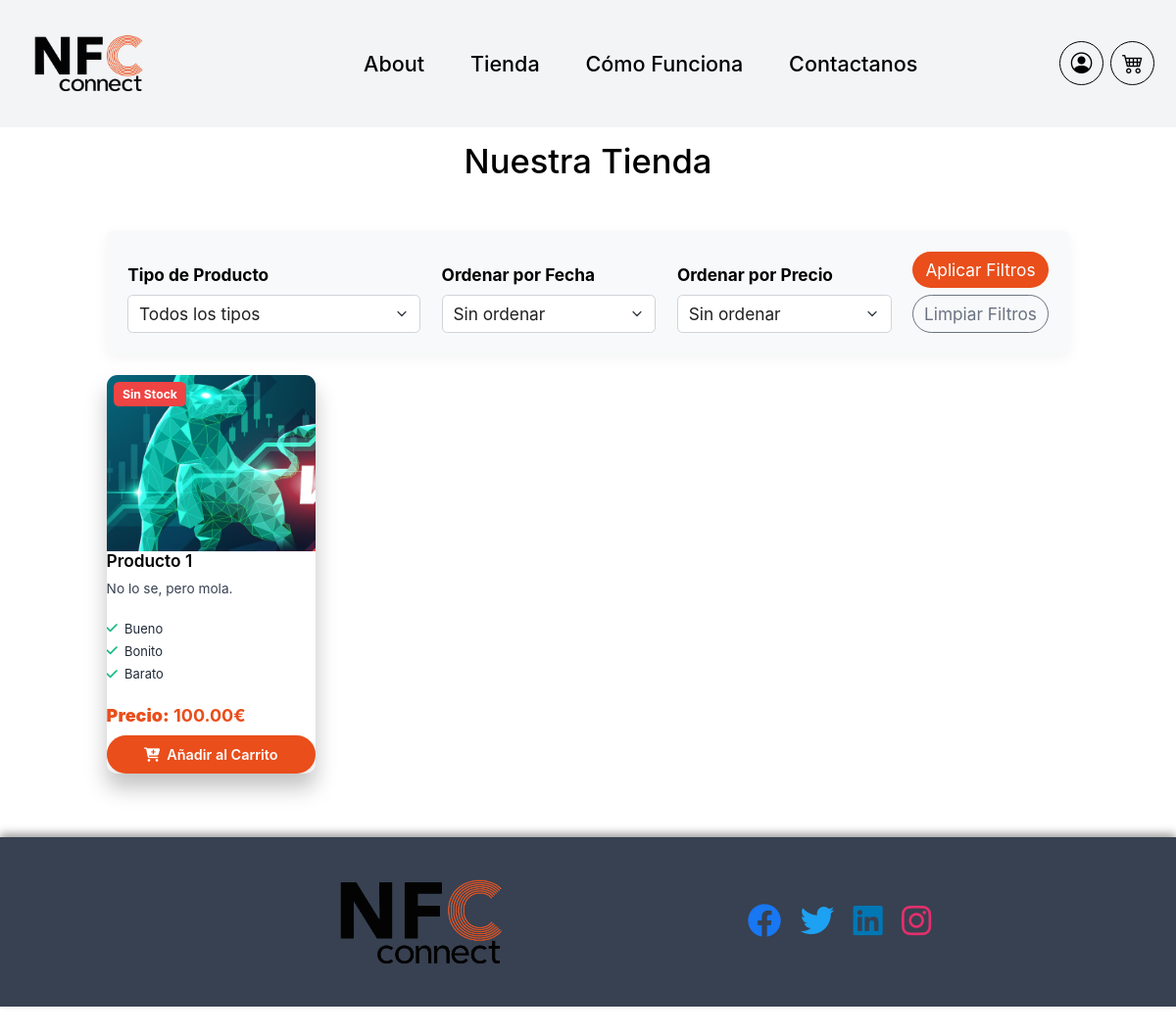
/store, run on an earlier commit of the app's database.
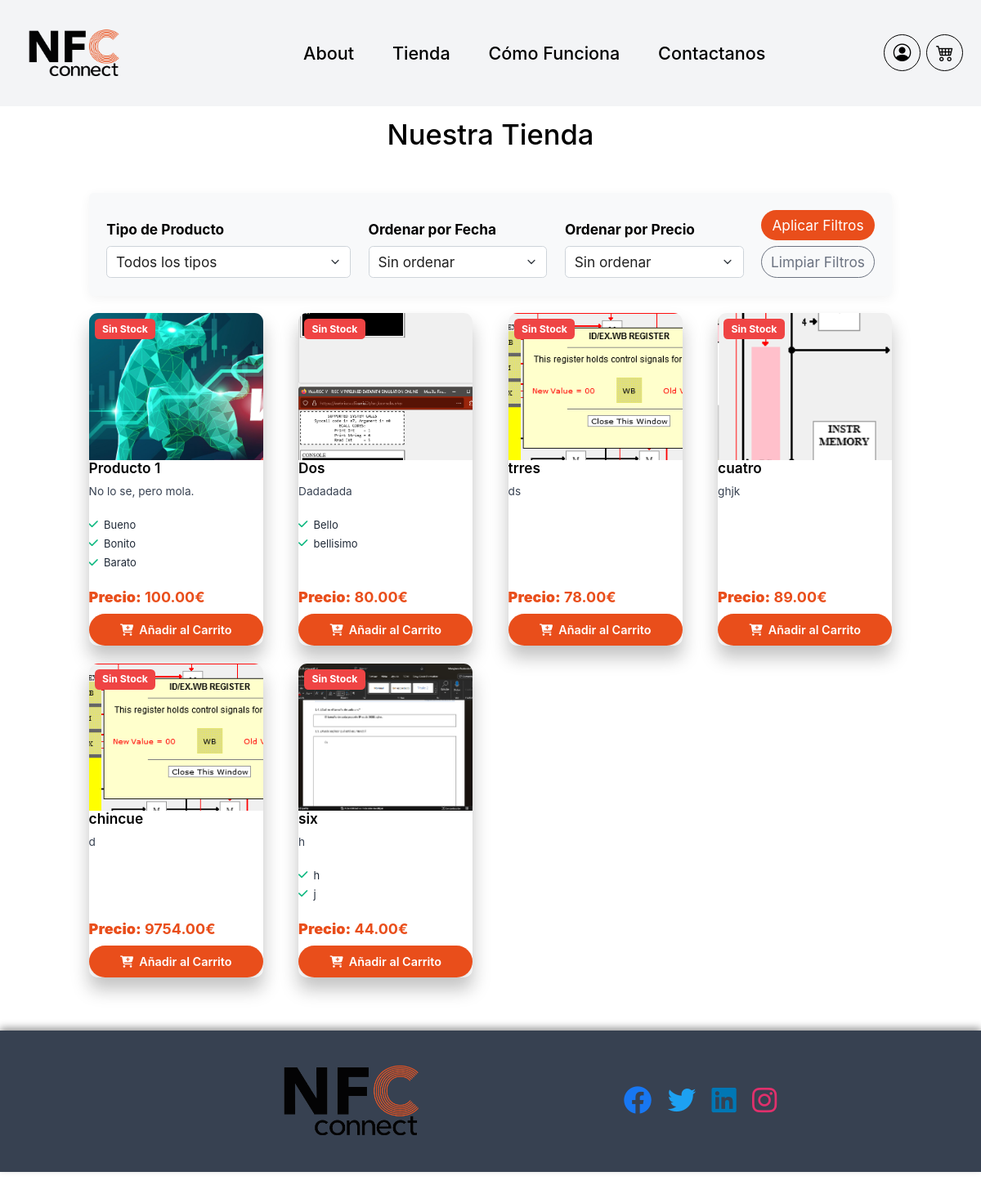
And on a later commit of the database.
### app/models.py (models this page shows, shortened)
class Product(db.Model):
    __tablename__ = 'product'
    id = db.Column(db.Integer, primary_key=True)
    name = db.Column(db.String(150), nullable=False)
    description = db.Column(db.Text, nullable=False)
    features = db.Column(db.Text, nullable=True)
    type = db.Column(db.String(50), nullable=False, default='NFC')
    image_file = db.Column(db.String(20), nullable=True, default='default_product.jpg')
    discount = db.Column(db.Float, nullable=True, default=0)
    price = db.Column(db.Float, nullable=False)
    stock = db.Column(db.Integer, nullable=False, default=0)
    date_added = db.Column(db.DateTime, default=datetime.utcnow)
    cart_items = db.relationship('CartItem', backref='product', lazy=True)
    images = db.relationship('ProductImage', backref='product', lazy=True)
    def get_features_list(self):
        if self.features:
            try:
                return json.loads(self.features)
            except json.JSONDecodeError:
                return []
        return []

### app/routes.py (the view)
@app.route('/store', methods=['GET'])
@app.route('/<lang_code>/store', methods=['GET'])
def store(lang_code=None):
    product_type = request.args.get('type', None)
    date_sort = request.args.get('date_sort', None)
    price_sort = request.args.get('price_sort', None)
    query = Product.query
    if product_type:
        query = query.filter_by(type=product_type)
    if date_sort:
        if date_sort == 'asc':
            query = query.order_by(asc(Product.date_added))
        elif date_sort == 'desc':
            query = query.order_by(desc(Product.date_added))
    if price_sort:
        if price_sort == 'asc':
            query = query.order_by(asc(Product.price))
        elif price_sort == 'desc':
            query = query.order_by(desc(Product.price))
    products = query.all()
    all_types = Product.query.with_entities(Product.type).distinct().all()
    all_features = set()
    for product in Product.query.all():
        if product.features:
            try:
                features_list = json.loads(product.features)
                for feature in features_list:
                    all_features.add(feature)
            except json.JSONDecodeError:
                pass  # En caso de que haya un error en la conversión
    return render_template('store.html', products=products, all_types=all_types, all_features=sorted(all_features), lang_code=lang_code)

### app/forms.py
class LogoutForm(FlaskForm):
    submit = SubmitField('Logout')

class AddToCartForm(FlaskForm):
    submit = SubmitField('Añadir al Carrito')

### app/routes.py (called while the page is built)
@app.before_request
def parse_url():
    path = request.path
    g.lang_code = 'en'
    if path.startswith('/es'):
        g.lang_code = 'es'
    elif path.startswith('/en'):
        if len(path) == 3:
            return redirect('/', code=301)
        path = path[3:]
        return redirect(path, code=301)
    return None

@app.context_processor
def inject_logout_form():
    logout_form = LogoutForm()
    return dict(logout_form=logout_form)

@app.context_processor
def inject_add_to_cart_form():
    form = AddToCartForm()
    return dict(add_to_cart_form=form)

### app/utils.py (called while the page is built)
def url_for_locale(url, lang):
    out = url_for(url)
    if lang != 'en':
        if out == '/':
            out = '/es'
        else:
            out = '/es' + out
    return out

### app/templates/store.html (shortened to what this page needs)
{% extends "app.html" %}
{% block content %}
<main>
    <section class="store-section py-5">
        <div class="container" style="padding-top: 7rem;">
            <div class="row mb-5 text-center">
                <div class="col-12">
                    <h2 class="section-title">{{ _('Nuestra Tienda') }}</h2>
                </div>
            </div>
            <div class="row mb-4">
                <div class="col-12">
                    <form method="GET" action="{{ url_for('store', lang_code=lang_code) }}" class="filter-form p-4 rounded">
                        <div class="row g-4 align-items-end">
                            <div class="col-md-4">
                                <label for="type" class="form-label fw-bold">{{ _('Tipo de Producto') }}</label>
                                <select name="type" id="type" class="form-select">
                                    <option value="">{{ _('Todos los tipos') }}</option>
                                </select>
                            </div>
                            <div class="col-md-3">
                                <label for="date_sort" class="form-label fw-bold">{{ _('Ordenar por Fecha') }}</label>
                                <select name="date_sort" id="date_sort" class="form-select">
                                    <option value="">{{ _('Sin ordenar') }}</option>
                                </select>
                            </div>
                            <div class="col-md-3">
                                <label for="price_sort" class="form-label fw-bold">{{ _('Ordenar por Precio') }}</label>
                                <select name="price_sort" id="price_sort" class="form-select">
                                    <option value="">{{ _('Sin ordenar') }}</option>
                                </select>
                            </div>
                            <div class="col-md-2 d-flex flex-column">
                                <button type="submit" class="btn btn-primary mb-2">{{ _('Aplicar Filtros') }}</button>
                                <a href="{{ url_for('store', lang_code=lang_code) }}" class="btn btn-outline-secondary">{{ _('Limpiar Filtros') }}</a>
                            </div>
                        </div>
                    </form>
                </div>
            </div>
            <div class="row">
                {% if products %}
                    {% for product in products %}
                    <div class="col-lg-3 col-md-4 col-sm-6 mb-4" data-aos="fade-up">
                        <div class="card h-100 shadow-sm">
                            <div class="position-relative">
                                {% if product.stock == 0 %}
                                <span class="position-absolute top-0 start-0 badge bg-danger m-2">Sin Stock</span>
                                {% elif product.stock < 5 %}
                                <span class="position-absolute top-0 start-0 badge bg-warning m-2">¡Últimas Unidades!</span>
                                {% elif product.discount > 0 %}
                                <span class="position-absolute top-0 start-0 badge bg-success m-2">-{{ product.discount }}%</span>
                                {% endif %}
                                <a href="{{ url_for('product_detail', product_id=product.id) }}">
                                    <img src="{{ url_for('static', filename='img/' ~ product.image_file) }}" class="card-img-top product-image" alt="{{ product.name }}">
                                </a>
                            </div>
                            <div class="card-body d-flex flex-column">
                                <h5 class="card-title">
                                    <a href="{{ url_for('product_detail', product_id=product.id) }}" class="text-decoration-none text-dark">
                                        {{ product.name }}
                                    </a>
                                </h5>
                                <p class="card-text">{{ product.description }}</p>
                                <ul class="list-unstyled mt-2 mb-3">
                                    {% if product.features %}
                                    {% for feature in product.get_features_list() %}
                                    <li class="mb-1"><i class="fas fa-check text-success me-2"></i>{{ feature }}</li>
                                    {% endfor %}
                                    {% endif %}
                                </ul>
                                <div class="mt-auto">
                                    <p class="price mb-2"><strong>{{ _('Precio') }}:</strong>
                                        {% if product.discount > 0 %}
                                            <span class="text-muted text-decoration-line-through">{{ "%.2f"|format(product.price) }}€</span>
                                            <span class="text-danger">{{ "%.2f"|format(product.price * (1 - product.discount / 100)) }}€</span>
                                        {% else %}
                                            <span>{{ "%.2f"|format(product.price) }}€</span>
                                        {% endif %}
                                    </p>
                                    <form action="{{ url_for('add_to_cart', product_id=product.id) }}" method="POST" class="text-center">
                                        <button type="submit" class="btn btn-custom w-100" onclick="handleAddToCart(event, '{{ product.id }}')">
                                            <i class="fas fa-cart-plus me-2"></i>{{ _('Añadir al Carrito') }}
                                        </button>
                                    </form>
                                </div>
                            </div>
                        </div>
                    </div>
                    {% endfor %}
                {% else %}
                    <div class="col-12 text-center">
                        <p class="lead">{{ _('No se encontraron productos con los filtros seleccionados.') }}</p>
                    </div>
                {% endif %}
            </div>
        </div>
    </section>
</main>
{% endblock %}
{% block scripts %}
<link href="https://cdn.jsdelivr.net/npm/aos@2.3.4/dist/aos.css" rel="stylesheet">
{% endblock %}

### app/templates/app.html (shortened to what this page needs)
<!doctype html>
<html class="h-100" lang="{{ g.lang_code }}">
<head>
    <link href="https://cdn.jsdelivr.net/npm/bootstrap@5.3.0/dist/css/bootstrap.min.css" rel="stylesheet">
    <link rel="stylesheet" href="https://cdnjs.cloudflare.com/ajax/libs/font-awesome/6.4.0/css/all.min.css">
    <link rel="stylesheet" href="https://cdn.jsdelivr.net/npm/bootstrap-icons@1.10.5/font/bootstrap-icons.css">
    <link rel="stylesheet" href="{{ url_for('static', filename='css/theme.css') }}">
    <link rel="stylesheet" href="{{ url_for('static', filename='css/style.css') }}">
    <link rel="stylesheet" href="https://unpkg.com/swiper/swiper-bundle.min.css" />
</head>
<body class="bg-white text-dark mt-0 d-flex flex-column min-vh-100 {% block body_class %}{% endblock %}" data-bs-spy="scroll" data-bs-target="#navScroll" style="zoom: 90%;">
    {% include 'layout/navbar.html' %}
    <main class="flex-grow-1">
        {% block content %}
        {% endblock %}
    </main>
    {% block footer %}
        {% include 'layout/footer.html' %}
    {% endblock %}
    {% block scripts %}
    {% endblock %}
</body>
</html>

### app/templates/layout/navbar.html (shortened to what this page needs)
{% set navbar_size = navbar_size if navbar_size is defined else 'default' %}
<nav id="navScroll" class="navbar navbar-light bg-light fixed-top navbar-expand-sm {% if navbar_size == 'small' %}navbar-small{% endif %}" tabindex="10">
    <div class="container-fluid d-flex justify-content-between align-items-center">
        <a class="navbar-brand pe-md-4 {% if navbar_size == 'small' %}fs-6{% else %}fs-4{% endif %} col-md-auto text-center" href="{{ url_for_locale('index', g.lang_code) }}">
            <img src="{{ url_for('static', filename='nfc_connect_logo.png') }}" alt="Logo" class="d-inline-block align-top" style="scale: 0.8;">
        </a>
        <div class="offcanvas offcanvas-end bg-light" tabindex="-1" id="offcanvasNavbar" aria-labelledby="offcanvasNavbarLabel">
            <div class="offcanvas-body">
                <ul class="navbar-nav flex-column flex-lg-row mx-auto mb-0 mb-lg-0">
                    <li class="nav-item">
                        <a class="nav-link text-dark {% if navbar_size == 'small' %}fs-6{% else %}fs-5{% endif %}" href="{{ url_for_locale('about', lang=g.lang_code) }}" aria-label="About">
                            {{ _('About') }}
                        </a>
                    </li>
                    <li class="nav-item">
                        <a class="nav-link text-dark {% if navbar_size == 'small' %}fs-6{% else %}fs-5{% endif %}" href="{{ url_for_locale('store', lang=g.lang_code) }}" aria-label="Tienda">
                            {{ _('Tienda') }}
                        </a>
                    </li>
                    <li class="nav-item">
                        <a class="nav-link text-dark {% if navbar_size == 'small' %}fs-6{% else %}fs-5{% endif %}" href="{{ url_for_locale('how_it_works', lang=g.lang_code) }}" aria-label="Cómo Funciona">
                            {{ _('Cómo Funciona') }}
                        </a>
                    </li>
                    <li class="nav-item">
                        <a class="nav-link text-dark {% if navbar_size == 'small' %}fs-6{% else %}fs-5{% endif %}" href="{{ url_for_locale('contact_page', lang=g.lang_code) }}" aria-label="Contactanos">
                            {{ _('Contactanos') }}
                        </a>
                    </li>
                </ul>
                <div class="d-none d-lg-flex align-items-center">
                    {% if current_user.is_authenticated %}
                        <a class="btn btn-contact text-dark border-dark me-2 {% if navbar_size == 'small' %}fs-6{% else %}fs-5{% endif %}" href="{{ url_for_locale('dashboard', g.lang_code) }}" aria-label="Dashboard" title="Dashboard">
                            <i class="bi bi-speedometer2" style="font-size: 1.5rem;"></i>
                        </a>
                        <form action="{{ url_for_locale('logout', g.lang_code) }}" method="POST" style="display: inline;">
                            {{ logout_form.hidden_tag() }}
                            <a class="btn btn-contact text-dark border-dark {% if navbar_size == 'small' %}fs-6{% else %}fs-5{% endif %}" href="{{ url_for_locale('cart_view', g.lang_code) }}" aria-label="Carrito de Compras" title="Carrito de Compras">
                                <i class="bi bi-cart4" style="font-size: 1.5rem;"></i>
                            </a>
                            <button type="submit" class="btn btn-contact text-dark border-dark {% if navbar_size == 'small' %}fs-6{% else %}fs-5{% endif %}" aria-label="Logout" title="Logout">
                                <i class="bi bi-box-arrow-right" style="font-size: 1.5rem;"></i>
                            </button>
                        </form>
                    {% else %}
                        <a class="btn btn-contact text-dark border-dark me-2 {% if navbar_size == 'small' %}fs-6{% else %}fs-5{% endif %}" href="{{ url_for_locale('login', g.lang_code) }}" aria-label="Login" title="Login">
                            <i class="bi bi-person-circle" style="font-size: 1.5rem;"></i>
                        </a>
                        <a class="btn btn-contact text-dark border-dark {% if navbar_size == 'small' %}fs-6{% else %}fs-5{% endif %}" href="{{ url_for_locale('cart_view', g.lang_code) }}" aria-label="Carrito de Compras" title="Carrito de Compras">
                            <i class="bi bi-cart4" style="font-size: 1.5rem;"></i>
                        </a>
                    {% endif %}
                </div>
            </div>
        </div>
    </nav>

### app/templates/layout/footer.html (shortened to what this page needs)
{% block navbar %}
<footer class="footer" style="box-shadow: 0 -5px 10px rgba(0, 0, 0, 0.4);">
    <div class="container py-3">
        <div class="row flex-column flex-md-row justify-content-center align-items-center">
            <div class="col-12 col-md-6 mb-3 mb-md-0 text-center">
                <a class="navbar-brand d-flex justify-content-center align-items-center" href="{{ url_for_locale('index', g.lang_code) }}">
                    <img src="{{ url_for('static', filename='nfc_connect_logo.png') }}" alt="Logo" class="d-inline-block align-top" style="transform: scale(1.2)">
                </a>
            </div>
            <div class="col-12 col-md-4 mb-40 text-center">
                <a href="#" class="me-3"><i class="fab fa-facebook fa-2x"></i></a>
                <a href="#" class="me-3"><i class="fab fa-twitter fa-2x"></i></a>
                <a href="#" class="me-3"><i class="fab fa-linkedin fa-2x"></i></a>
                <a href="#"><i class="fab fa-instagram fa-2x"></i></a>
            </div>
        </div>
    </div>
</footer>
{% endblock %}

What changed in the data, as far as the page shows it:
added Product: stock "Sin Stock", image_file (picture), name "Dos", description "Dadadada", get_features_list "Bello" "bellisimo", price "80.00"
added Product: stock "Sin Stock", image_file (picture), name "trres", description "ds", price "78.00"
added Product: stock "Sin Stock", image_file (picture), name "cuatro", description "ghjk", price "89.00"
added Product: stock "Sin Stock", image_file (picture), name "chincue", description "d", price "9754.00"
added Product: stock "Sin Stock", image_file (picture), name "six", description "h", features "[\"h\", \"j\"]" (drawn), get_features_list "h" "j", price "44.00"
